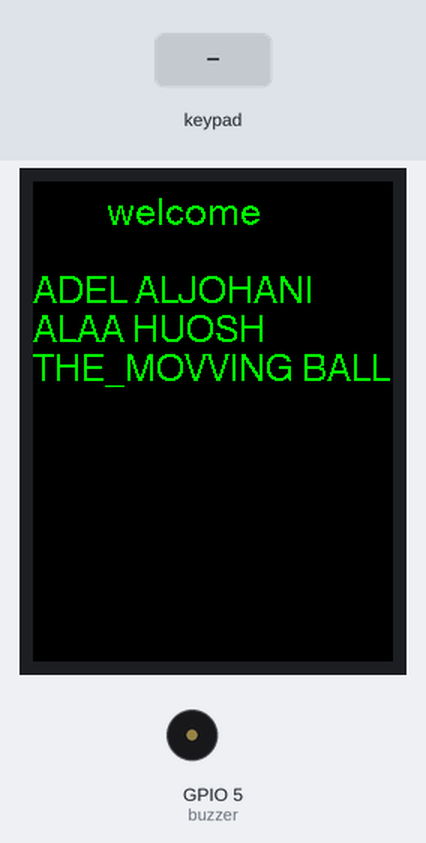
A sketch run on a simulated ESP32. On the bench: 240×320 colour display, buzzer (waves = sounding). The test bench sets the inputs (shaded band). What the sketch prints to the serial monitor is not drawn.

Above: at 1.5 s.
1.6 s: key 'A' pressed
At 2.0 s:
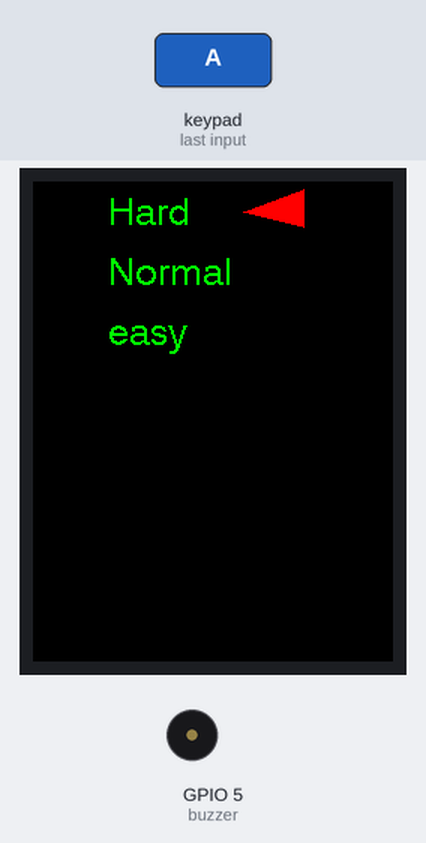
3.2 s: keypad keys 2 6 2 5 3 3 3 2 A pressed 0.4 s apart
At 7.0 s:
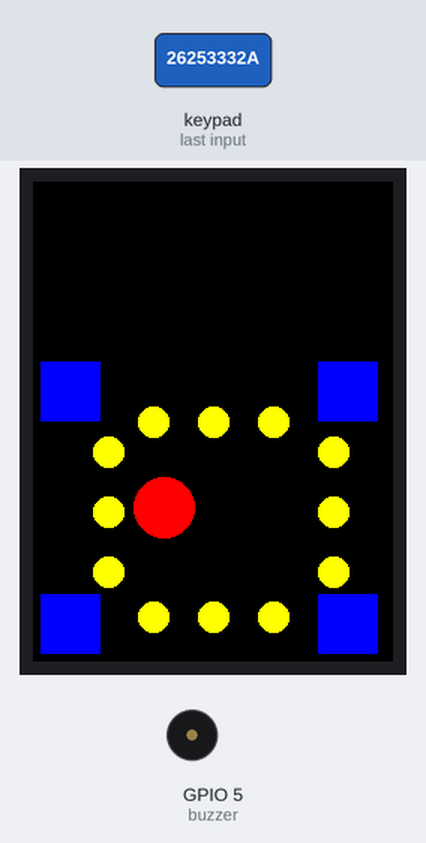
8.3 s: keypad keys 1 3 1 2 1 4 2 7 A pressed 0.4 s apart
At 12.2 s:
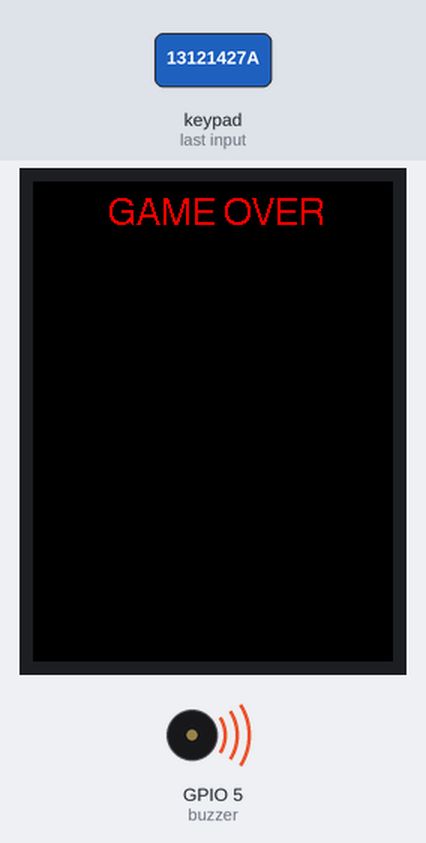
13.4 s: keypad keys 1 3 9 7 2 2 2 2 A pressed 0.4 s apart
At 17.1 s:
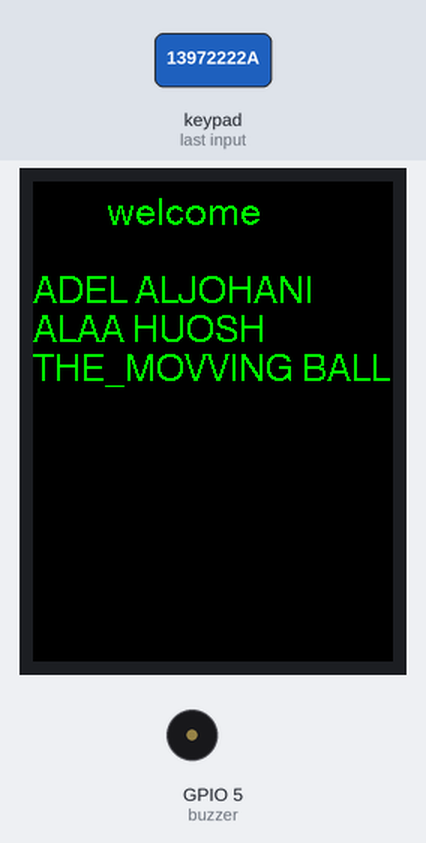
Timing chart, 0 to 18.6 s (numbered marks = the images above; inputs shaded):
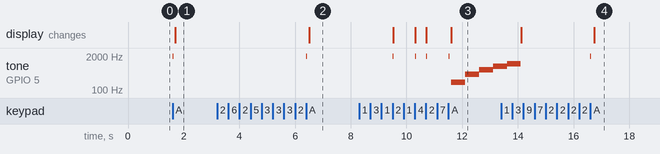

Measured:
- after the input at 1.6 s, tone on GPIO 5 (buzzer): silent → 1915 Hz at once, → silent 0.01 s later; the display: changes after 0.11 s (image 1)
- after the input at 3.2 s, tone on GPIO 5 (buzzer): silent → 1915 Hz after 3.2 s, → silent 0.01 s later; the display: changes after 3.3 s (image 2)
- after the input at 8.3 s, tone on GPIO 5 (buzzer): plays 1915 Hz for 0.01 s, 1915 Hz for 0.01 s, 1915 Hz for 0.01 s, 1915 Hz for 0.01 s, 200 Hz for 0.50 s, 400 Hz for 0.50 s … (8 notes in this stretch), starting after 1.2 s; the display: first changes after 1.2 s (image 3 shows a later state)
- after the input at 13.4 s, the display: first differs from a run without the input after 3.3 s (image 4)

The sketch:

sketch_jun8a.ino
```cpp
 /*
  TFT_BLACK
 TFT_ORANGE
  TFT_DARKGREEN
 TFT_DARKCYAN
   TFT_MAROON
  TFT_PURPLE
  TFT_OLIVE
  TFT_DARKGREY
 TFT_ORANGE
TFT_BLUE
TFT_GREEN
TFT_CYAN
 TFT_RED
TFT_NAVY
TFT_YELLOW
TFT_WHITE
*/


#include <TFT_eSPI.h>
#include <SPI.h>       // this is needed for display

#include <Keypad.h>


#define buzzer 5
// تعيين الاطراف
#define TFT_CS 15
#define TFT_DC 2
#define TFT_MOSI 23
#define TFT_SCLK 18
// ///////////////////////////
#define c 261
#define d 294
#define f 349
#define c 523


TFT_eSPI tft = TFT_eSPI(); // Invoke custom library with default width and height


unsigned long previousMillis = 0;  // will store last time LED was updated
volatile unsigned long currentMillis = millis();

volatile long interval = 50000;  // interval at which to blink (milliseconds)
volatile char key_press ;


uint16_t y =0;
uint16_t x = tft.width() / 2; // Position of centre of arc
uint16_t h = tft.height()/2;
uint16_t count  =0;

const uint8_t ROWS = 4;
const uint8_t COLS = 4;
char keys[ROWS][COLS] = {
  { '1', '2', '3', 'A' },
  { '4', '5', '6', 'B' },
  { '7', '8', '9', 'C' },
  { '*', '0', '#', 'D' }
};
uint8_t colPins[COLS] = { 26, 25, 33, 32 }; // Pins connected to C1, C2, C3, C4
uint8_t rowPins[ROWS] = { 13, 12, 14, 27 }; // Pins connected to R1, R2, R3, R4

Keypad keypad = Keypad(makeKeymap(keys), rowPins, colPins, ROWS, COLS);

/////////////state variable   متغيرات الخطوة
volatile uint8_t page_count =0;    // الصفحة
volatile uint8_t welcome_steps = 0;  // الصفحة الترحيبية
volatile uint8_t level_steps = 0;   // تحديد المستوى
volatile uint8_t game_steps = 0;   // اللعبة
volatile uint8_t last_steps = 0;   // الصفحة النهائية للنتيجة


/////////////////////////

void welcome();
void level();
void game();
void last();
void buzr ();


void setup(void) {
  Serial.begin(9600);
  tft.init();
  tft.setRotation(0);
  tft.fillScreen(TFT_BLACK);
 welcome();
}


void loop()
{

 currentMillis = millis();
 key_press = keypad.getKey();

  // if (key_press != NO_KEY) {
  //   Serial.println(key_press);
  // }

/////////////// page scan
if( key_press == 65){
  buzr();
 key_press = NO_KEY;
page_count ++;
  if (page_count == 4){
page_count = 0;

  }
}


//////////////////// page print


if( page_count == 0){
welcome();

level_steps=0;
game_steps = 0;
last_steps = 0;

}
if(page_count == 1){
  level();

welcome_steps =0;
game_steps = 0;
last_steps = 0;

}

if(page_count == 2){
game();

welcome_steps =0;
level_steps=0;
last_steps = 0;

}

if(page_count == 3){
last();

welcome_steps =0;
level_steps=0;
game_steps = 0;


}

//////////////////////////


}


void welcome(){

if(welcome_steps == 0){
 tft.fillScreen(TFT_BLACK);

 tft.setCursor(50, 10, 4);
tft.setTextColor(TFT_GREEN,TFT_BLACK);
tft.print("welcome");

tft.print("                                                               ");

tft.print("ADEL");
tft.print(" ");
tft.print("ALJOHANI");

tft.println(" ");

tft.print("ALAA");
tft.print(" ");
tft.print("HUOSH");

tft.println("");

tft.print("THE_MOVVING");
tft.print(" ");
tft.print("BALL");
 welcome_steps++;
}


}


volatile int t_x0 =140 ;
volatile int t_y0 =20 ;
volatile int t_x1 =180 ;
volatile int t_y1 =5 ;
volatile int t_x2 =180 ;
volatile int t_y2 =30 ;

volatile int inc_level =0 ;    ///للزيادة


void level(){

if(level_steps == 0){
 tft.fillScreen(TFT_BLACK);
 level_steps++;
}

if(level_steps == 1){

tft.setCursor(50, 10, 4);
tft.setTextColor(TFT_GREEN,TFT_BLACK);
tft.println("Hard");
tft.setCursor(50, 50, 4);
tft.println("Normal");
tft.setCursor(50, 90, 4);
tft.println("easy");

level_steps++;

}


if(level_steps == 2){

 ///               x ,y  , x1,y1, x2,y2
tft.fillTriangle(t_x0,(t_y0 + inc_level) ,t_x1,(t_y1+ inc_level),t_x2,(t_y2+ inc_level),TFT_RED);

 if( key_press == '8'){
   buzr();
   ///               x ,y  , x1,y1, x2,y2
tft.fillTriangle(t_x0,(t_y0 + inc_level) ,t_x1,(t_y1+ inc_level),t_x2,(t_y2+ inc_level),TFT_BLACK);
 inc_level = inc_level +40;
 interval = interval + 1000;
 }


 if( inc_level == 120  ){
inc_level = 0;
interval = 1000;
 }


}
}


volatile int c_x =85 ;   //موقع الدائرة
volatile int c_y =215 ;   // مقع الدائرة

volatile int inc_game_x =2 ;    ///للزيادة
volatile int inc_game_y =2 ;    ///للزيادة


// uint16_t rec_x = tft.width() / 2; // نقطة بداية الطباعة للمربع
// uint16_t rec_y = tft.height()/2; //  نقطة بداية الطباعة للمربع

uint16_t rec1_x = +5;
uint16_t rec1_y = 275;

uint16_t rec2_x = +5;
uint16_t rec2_y = +120;

uint16_t rec3_x = +190;
uint16_t rec3_y = 275;

uint16_t rec4_x = +190;
uint16_t rec4_y = +120;


volatile int b_l = 20 ;    ///حجم قطر الدائرة
//////////////////////////// لجمع النقاط

//فوق
volatile int b_2 = 10 ;    ///حجم قطر الدائرة
volatile int p1_x = 80;    //مكان النقطة الاولى
volatile int p1_y = 160;   //مكان النقطة الاولى
volatile int p1_f = 0;    //متغير التقاط النقطة

volatile int b_3 = 10 ;
volatile int p3_x = 120;
volatile int p3_y = 160;
volatile int p3_f = 0;

volatile int b_4 = 10 ;
volatile int p4_x = 160;
volatile int p4_y = 160;
volatile int p4_f = 0;
//اليمين
volatile int b_5 = 10 ;
volatile int p5_x = 100;
volatile int p5_y = 100;
volatile int p5_f = 0;

volatile int b_6 = 10 ;
volatile int p6_x = 100;
volatile int p6_y = 100;
volatile int p6_f = 0;

volatile int b_7 = 10 ;
volatile int p7_x = 100;
volatile int p7_y = 100;
volatile int p7_f = 0;
//يسار
volatile int b_8 = 10 ;
volatile int p8_x = 100;
volatile int p8_y = 100;
volatile int p8_f = 0;

volatile int b_9 = 10 ;
volatile int p9_x = 100;
volatile int p9_y = 100;
volatile int p9_f = 0;

volatile int b_10 = 10 ;
volatile int p10_x = 100;
volatile int p10_y = 100;
volatile int p10_f = 0;
//تحت
volatile int b_11 = 10 ;
volatile int p11_x = 100;
volatile int p11_y = 100;
volatile int p11_f = 0;

volatile int b_12 = 10 ;
volatile int p12_x = 100;
volatile int p12_y = 100;
volatile int p12_f = 0;

volatile int b_13 = 10 ;
volatile int p13_x = 100;
volatile int p13_y = 100;
volatile int p13_f = 0;

volatile int score =0;  //// مجموع النقاط


void game(){

if(game_steps == 0){
tft.fillScreen(TFT_BLACK);

//  المربع   x y  العرض الطول

tft.fillRect(rec1_x, rec1_y,40,40, TFT_BLUE);
tft.fillRect(rec2_x, rec2_y,40,40, TFT_BLUE);
tft.fillRect(rec3_x, rec3_y,40,40, TFT_BLUE);
tft.fillRect(rec4_x, rec4_y,40,40, TFT_BLUE);

//الناقط على فوق
tft.fillSmoothCircle(p1_x  , p1_y , b_2, TFT_YELLOW,TFT_YELLOW) ;
tft.fillSmoothCircle(120  , 160  , b_3, TFT_YELLOW,TFT_YELLOW) ;
tft.fillSmoothCircle(160  , 160  , b_4, TFT_YELLOW,TFT_YELLOW) ;
//النقاط على اليمين
tft.fillSmoothCircle(200  , 180 , b_5, TFT_YELLOW,TFT_YELLOW) ;
tft.fillSmoothCircle(200  , 220  , b_6, TFT_YELLOW,TFT_YELLOW) ;
tft.fillSmoothCircle(200  , 260 , b_7, TFT_YELLOW,TFT_YELLOW) ;
//النقاط على اليسار
tft.fillSmoothCircle(50  , 180 , b_8, TFT_YELLOW,TFT_YELLOW) ;
tft.fillSmoothCircle(50  , 220  , b_9, TFT_YELLOW,TFT_YELLOW) ;
tft.fillSmoothCircle(50  , 260 , b_10, TFT_YELLOW,TFT_YELLOW) ;
//النقاط على تحت
tft.fillSmoothCircle(80  , 290 , b_11, TFT_YELLOW,TFT_YELLOW) ;
tft.fillSmoothCircle(120  , 290  , b_12, TFT_YELLOW,TFT_YELLOW) ;
tft.fillSmoothCircle(160  , 290  , b_13, TFT_YELLOW,TFT_YELLOW) ;

 game_steps ++;

}

//////////////////////////////////////


if(game_steps == 1){
if (currentMillis - previousMillis >= interval) {
    // save the last time you blinked the LED
    previousMillis = currentMillis;
    page_count++;

    }


tft.fillSmoothCircle((c_x + inc_game_x), (c_y + inc_game_y), b_l, TFT_RED,TFT_RED) ;

if( ((c_y + inc_game_y) == p1_y) && ((c_x + inc_game_x) == p1_x) && (p1_f == 0)  ){
Serial.println("print me");
p1_f =1;
score ++;
}


if (key_press == '2' ){
  buzr();
  tft.fillSmoothCircle((c_x + inc_game_x), (c_y + inc_game_y), b_l, TFT_BLACK,TFT_BLACK) ;
  inc_game_y = inc_game_y -20 ;

if (   ((c_y + inc_game_y) <= (rec1_y +50) )
    && ((c_x + inc_game_x) >= ( rec1_x -20) )
    && ((c_x + inc_game_x) <=  (rec1_x +50) )      ){

      inc_game_y = inc_game_y + 20 ;


    }


Serial.println("X");
Serial.println((c_x + inc_game_x));
}

if (key_press == '5' ){
  buzr();
  tft.fillSmoothCircle((c_x + inc_game_x), (c_y + inc_game_y), b_l, TFT_BLACK,TFT_BLACK) ;

inc_game_y = inc_game_y +20 ;

if (   ((c_y + inc_game_y) >= (rec1_y -20) )
    && ((c_x + inc_game_x) >= ( rec1_x -20) )
    && ((c_x + inc_game_x) <=  (rec1_x +50) )      ){

      inc_game_y = inc_game_y - 20 ;


    }
Serial.println("y");
Serial.println((c_y + inc_game_y));


}
if (key_press == '4' ){
  buzr();
  tft.fillSmoothCircle((c_x + inc_game_x), (c_y + inc_game_y), b_l, TFT_BLACK,TFT_BLACK) ;

  inc_game_x = inc_game_x -20 ;

if (   ((c_x + inc_game_x) <= (rec1_x +50) )
    && ((c_y + inc_game_y) >= ( rec1_y +40) )
    && ((c_y + inc_game_y) <=  (rec1_y -40) )      ){

      inc_game_x = inc_game_x + 20 ;


    }


}

if (key_press == '6' ){
  buzr();
  tft.fillSmoothCircle((c_x + inc_game_x), (c_y + inc_game_y), b_l, TFT_BLACK,TFT_BLACK) ;
inc_game_x = inc_game_x +20 ;

if (   ((c_x + inc_game_x) >= (rec1_x -20) )
    && ((c_y + inc_game_y) >= ( rec1_y -20) )
    && ((c_y + inc_game_y) <=  (rec1_y +40) )      ){

      inc_game_x = inc_game_x - 20 ;


    }

}


}


}
void last(){
  tft.setCursor(150, 150, 4);
tft.setTextColor(TFT_CYAN,TFT_BLACK);
 tft.drawString(String(score),20,230,7); // طباعة القيمة بالمتغير x  بالموقع 20 و 240 و حجم خط 7
  if(last_steps == 0){
 tft.fillScreen(TFT_BLACK);
tft.setCursor(50, 10, 4);
tft.setTextColor(TFT_YELLOW,TFT_BLACK);
tft.print("                   ");
tft.setCursor(50, 10, 4);
tft.setTextColor(TFT_RED,TFT_BLACK);
tft.print("GAME");
tft.print(" ");
tft.print("OVER");

tft.setCursor(100, 242, 4);
tft.setTextColor(TFT_NAVY,TFT_BLACK);
tone(buzzer,200);
  delay(500);
 tone(buzzer,400);
  delay(500);
 tone(buzzer,600);
  delay(500);
 tone(buzzer,800);
  delay(500);
 tone(buzzer,1000);
  delay(500);
tone(buzzer,0);


last_steps ++;
}


}

void buzr (){

  tone(buzzer,1915);
  delay(10);
  tone(buzzer,0);


}
```
